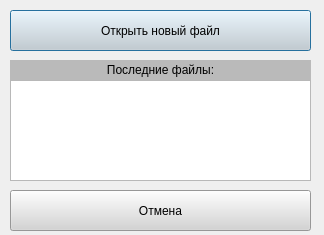
<?xml version="1.0" encoding="UTF-8"?>
<ui version="4.0">
 <class>Dialog</class>
 <widget class="QDialog" name="Dialog">
  <property name="geometry">
   <rect>
    <x>0</x>
    <y>0</y>
    <width>324</width>
    <height>235</height>
   </rect>
  </property>
  <property name="windowTitle">
   <string>Dialog</string>
  </property>
  <widget class="QPushButton" name="openNewFileButton">
   <property name="geometry">
    <rect>
     <x>10</x>
     <y>10</y>
     <width>301</width>
     <height>41</height>
    </rect>
   </property>
   <property name="styleSheet">
    <string notr="true">
font: 75 10pt &quot;Georgia&quot;;
background-color: rgb(212, 212, 212);</string>
   </property>
   <property name="text">
    <string>Открыть новый файл</string>
   </property>
  </widget>
  <widget class="QLabel" name="label">
   <property name="geometry">
    <rect>
     <x>10</x>
     <y>60</y>
     <width>301</width>
     <height>21</height>
    </rect>
   </property>
   <property name="styleSheet">
    <string notr="true">font: 75 12pt &quot;Georgia&quot;;
background-color: rgb(186, 186, 186);</string>
   </property>
   <property name="text">
    <string>&lt;html&gt;&lt;head/&gt;&lt;body&gt;&lt;p align=&quot;center&quot;&gt;Последние файлы:&lt;/p&gt;&lt;/body&gt;&lt;/html&gt;</string>
   </property>
  </widget>
  <widget class="QListWidget" name="last_files">
   <property name="geometry">
    <rect>
     <x>10</x>
     <y>80</y>
     <width>301</width>
     <height>101</height>
    </rect>
   </property>
  </widget>
  <widget class="QPushButton" name="cancelButton">
   <property name="geometry">
    <rect>
     <x>10</x>
     <y>190</y>
     <width>301</width>
     <height>41</height>
    </rect>
   </property>
   <property name="styleSheet">
    <string notr="true">
font: 75 10pt &quot;Georgia&quot;;
background-color: rgb(212, 212, 212);</string>
   </property>
   <property name="text">
    <string>Отмена</string>
   </property>
  </widget>
 </widget>
 <resources/>
 <connections/>
</ui>
